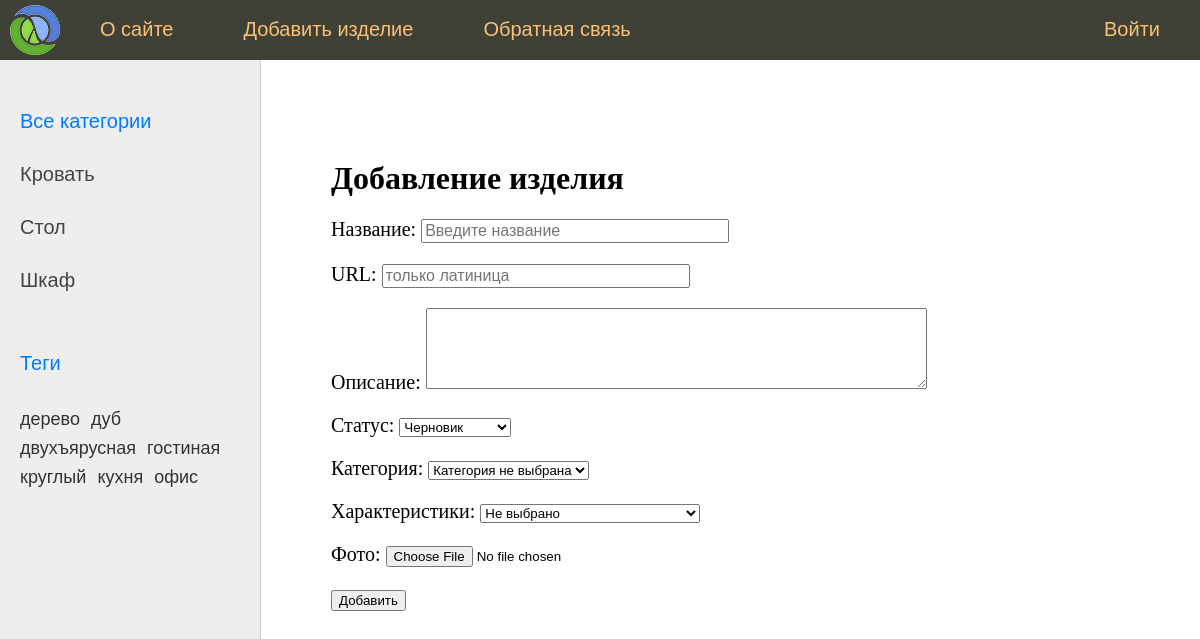
Screenshot of /add/ with the database file from the repository.
### market/models.py (models this page shows, shortened)
class Category(models.Model):
    class Meta:
        verbose_name = "Категория"
        verbose_name_plural = "Категории"
    name = models.CharField(max_length=100, db_index=True, verbose_name="Категория")
    slug = models.SlugField(max_length=255, unique=True, db_index=True, verbose_name="URL")
    def get_absolute_url(self):
        return reverse('cat_slug', kwargs={'cat_slug': self.slug})
    def __str__(self):
        return self.name

class Tag(models.Model):
    name = models.CharField(max_length=50, unique=True)
    slug = models.SlugField(max_length=50, unique=True)

### market/views.py (the view)
# urls.py: path('add/', views.add_product, name='add_product'),
def add_product(request):
    if request.method == 'POST':
        form = AddProductForm(request.POST, request.FILES)
        if form.is_valid():
            try:
                form.save()
                return redirect('home')  # или любой другой маршрут
            except Exception:
                form.add_error(None, 'Ошибка добавления изделия')
    else:
        form = AddProductForm()
    return render(request, 'woodmarket/add_product.html', {
        'title': 'Добавление изделия',
        'menu': menu,
        'form': form
    })

### market/forms.py (shortened to what this page needs)
class AddProductForm(forms.ModelForm):
    cat = forms.ModelChoiceField(
        queryset=Category.objects.all(),
        empty_label="Категория не выбрана",
        label="Категория"
    )
    details = forms.ModelChoiceField(
        queryset=ProductDetails.objects.all(),
        required=False,
        empty_label="Не выбрано",
        label="Характеристики"
    )
    class Meta:
        model = Product
        fields = ['title', 'slug', 'description', 'is_published', 'cat', 'details', 'photo']
        labels = {
            'slug': 'URL',
            'description': 'Описание'
        }
        widgets = {
            'title': forms.TextInput(attrs={'class': 'form-input', 'placeholder': 'Введите название'}),
            'slug': forms.TextInput(attrs={'class': 'form-input', 'placeholder': 'только латиница'}),
            'description': forms.Textarea(attrs={'class': 'form-textarea', 'cols': 60, 'rows': 5}),
        }

### market/models.py (called while the page is built)
    def __str__(self):
        return f"{self.material} | {self.size} | {self.warranty_years} года"

### market/templatetags/product_tags.py (called while the page is built)
@register.inclusion_tag('woodmarket/list_categories.html')
def show_product_categories(cat_selected=0):
    cats = Category.objects.annotate(total=Count("products")).filter(total__gt=0)
    return {'cats': cats, 'cat_selected': cat_selected}

@register.inclusion_tag('woodmarket/list_tags.html')
def show_all_tags():
    return {
        "tags": Tag.objects.annotate(total=Count("products")).filter(total__gt=0)
    }

### market/templates/woodmarket/add_product.html (shortened to what this page needs)
{% extends 'base.html' %}
{% block content %}
<h1>{{ title }}</h1>
<form method="post" enctype="multipart/form-data">
    {% for f in form %}
        <p>
            <label for="{{ f.id_for_label }}">{{ f.label }}:</label>
            {{ f }}
        </p>
    {% endfor %}
    <button type="submit">Добавить</button>
</form>
{% endblock %}

### market/templates/woodmarket/list_categories.html
<ul id="leftchapters">
    <li>
        {% if cat_selected == 0 %}
            <span style="color: #007bff;">Все категории</span>
        {% else %}
            <a href="{% url 'home' %}">Все категории</a>
        {% endif %}
    </li>
    {% for cat in cats %}
        {% if cat.id == cat_selected %}
            <li class="selected">{{ cat.name }}</li>
        {% else %}
            <li><a href="{{ cat.get_absolute_url }}">{{ cat.name }}</a></li>
        {% endif %}
    {% endfor %}
</ul>

### market/templates/woodmarket/list_tags.html
<ul id="leftchapters">
    <li><span style="color: #007bff;">Теги</span></li>
    <li>
        <div style="line-height: 1.6; font-size: 90%;">
            {% for tag in tags %}
                <a href="{% url 'tag' tag.slug %}" style="
                    margin-right: 6px;
                    text-decoration: none;
                    color: #333;
                ">{{ tag.name }}</a>
            {% empty %}
                <span>Нет тегов</span>
            {% endfor %}
        </div>
    </li>
</ul>

### rows the page displays
Category: name "Кровать"
Category: name "Стол"
Category: name "Шкаф"
Tag: name "дерево"
Tag: name "дуб"
Tag: name "двухъярусная"
Tag: name "гостиная"
Tag: name "круглый"
Tag: name "кухня"
Tag: name "офис"

### other values shown
{{ m.title }} "О сайте" "Добавить изделие" "Обратная связь"
{{ m.title }} "Войти"
{{ title }} "Добавление изделия"
{{ f.label }} "Название" "URL" "Описание" "Статус" "Категория" "Характеристики" "Фото"
